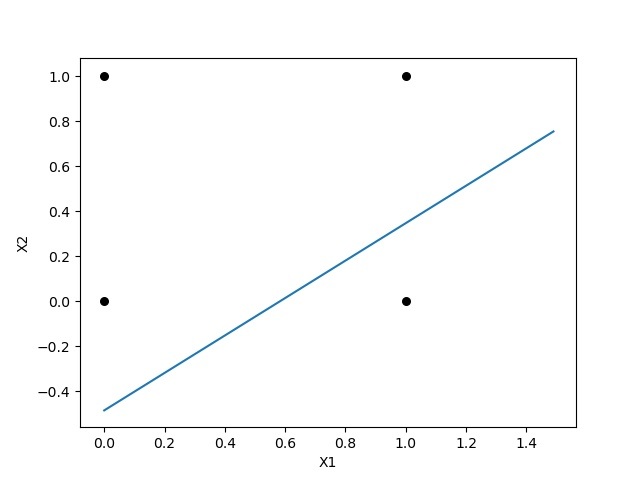

This figure's Python source:
import numpy as np
from matplotlib import pyplot as plt

X=np.array([
    [0,0,1],
    [0,1,1],
    [1,0,1],
    [1,1,1]
])
y = np.array([0,0,1,0])

def activation_func(n):
    if n>=0:
        return 1
    else:
        return 0

def perceptron_gd_plot(X, Y):

    w = np.array([0.1,0.2,0.3])
    eta = 0.1
    epochs = 15
    errors = []
    
    xin = X.copy()
    Y [Y==0]=-1
    for _ in range(epochs):
        yin = np.dot(xin,w)
        e = Y-yin
        errors.append(np.abs(np.average(e)))
        grad = eta *e
        t=np.rot90(xin)
        t= np.dot(t,grad)
        t=np.flip(t)
        w = w + t
    plt.xlabel('X1')
    plt.ylabel('X2')
    for d, sample in enumerate(X):
        plt.scatter(sample[0], sample[1],color="black", s=120, marker='.')
    print("activation function response : ")
    for i, x in enumerate(X):
        print(x," : ",activation_func(x[0]*w[0] + x[1]*w[1] + w[2]))
    x=np.arange(0,1.5,0.01)
    y= -(w[0]/w[1])*x - (w[2]/w[1])
    plt.plot(x,y)
    plt.xlabel("X1")
    plt.ylabel('X2')
    plt.show()

    plt.plot(np.arange(len(errors)),errors)
    plt.xlabel("epoch")
    plt.ylabel("loss")
    plt.title("Loss")
    plt.show()

perceptron_gd_plot(X,y)
